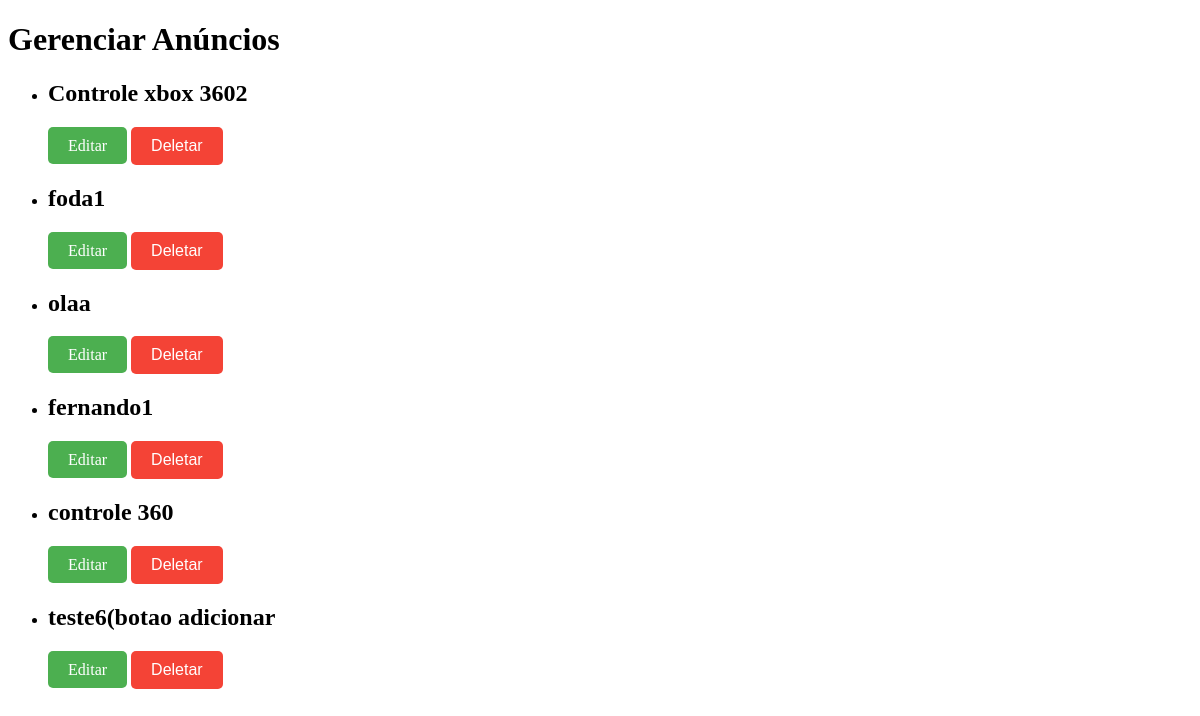
The app's page /gerenciar_anuncios, older data.
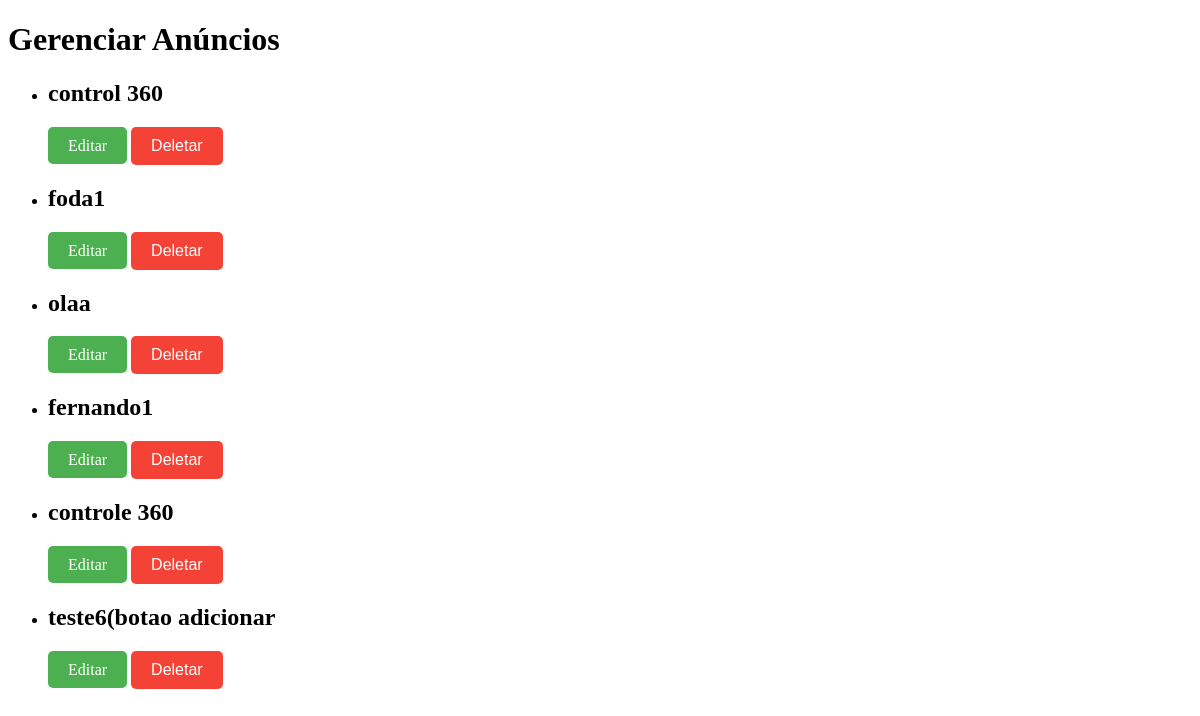
The same page, newer data.
### app.py (models this page shows, shortened)
class Anuncio(db.Model):
    id = db.Column(db.Integer, primary_key=True)
    titulo = db.Column(db.String(100),  nullable=False)
    descricao = db.Column(db.Text, nullable=False)
    preco = db.Column(db.Float, nullable=False)
    foto = db.Column(db.String(20), nullable=False, default='default.jpg')

### app.py (the view)
@app.route('/gerenciar_anuncios')
def gerenciar_anuncios():
    anuncios = Anuncio.query.all()
    return render_template('gerenciar_anuncios.html', anuncios=anuncios)

### templates/gerenciar_anuncios.html (shortened to what this page needs)
<!DOCTYPE html>
<html lang="en">
<head>
</head>
<body>
    <h1>Gerenciar Anúncios</h1>
    <ul>
        {% for anuncio in anuncios %}
            <li>
                <h2>{{ anuncio.titulo }}</h2>
                <a href="{{ url_for('editar_anuncio', id=anuncio.id) }}" class="btn">Editar</a>
                <form action="{{ url_for('deletar_anuncio', id=anuncio.id) }}" method="POST" style="display:inline;">
                    <button type="submit" class="btn btn-deletar">Deletar</button>
                </form>
            </li>
        {% endfor %}
    </ul>
</body>
</html>

Row changes from the older to the newer data that the page shows:
changed Anuncio: titulo "Controle xbox 3602" → "control 360"
